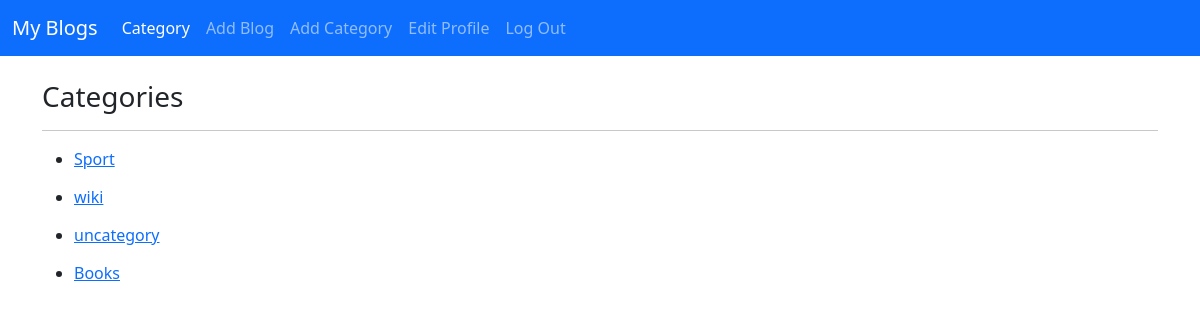
The app's page /category/ (signed in), older data.
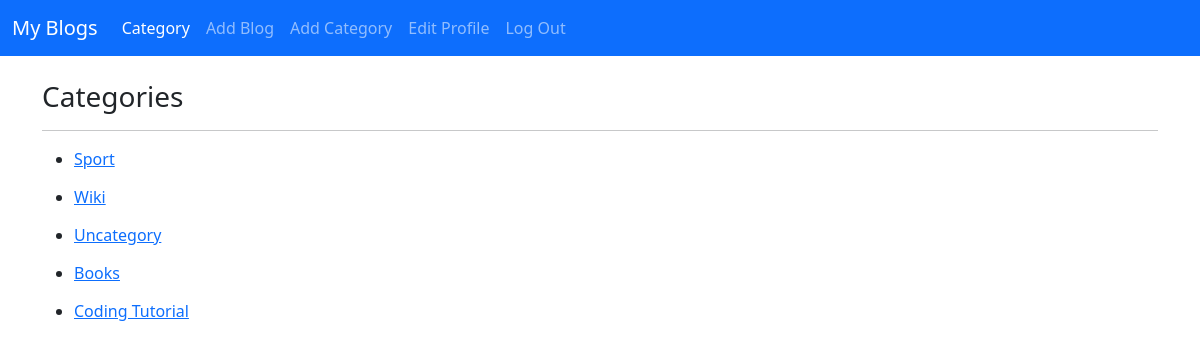
The same page, newer data.
### user/models.py (models this page shows, shortened)
class Category(models.Model):
    name=models.CharField(max_length=255)
    def __str__(self):
        return self.name

### user/views.py (the view)
# urls.py: path('category/',CategoryListView.as_view(),name='categoryList'),
class CategoryListView(ListView):
    model = Category
    template_name='categorylist.html'

### user/templates/categorylist.html (shortened to what this page needs)
{% extends 'base.html'%}
{% block content%}
<!DOCTYPE html>
<html>
<head>
</head>
<body>
	<h3>Categories</h3>
	<hr>
{% for i in object_list %}
<ul>
	<li>
		<h6>
		 <a href="{% url 'category' i%}">
			{{i}}
		</a>
	</h6>
	</li>
</ul>
{% endfor %}
</body>
</html>
{% endblock %}

Row changes from the older to the newer data that the page shows:
changed Category: name "wiki" → "Wiki"
changed Category: name "uncategory" → "Uncategory"
added Category: name "Coding Tutorial"
